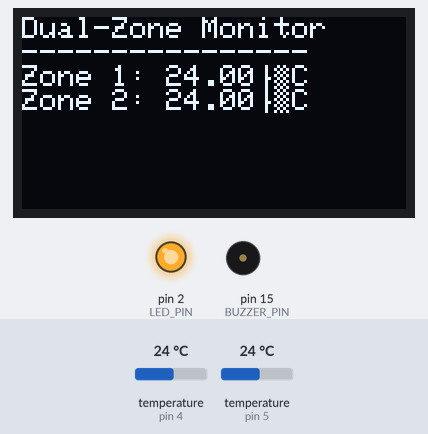
Simulated run of this sketch. Board: Arduino Uno, built with avr-gcc and run on an emulated ATmega328P. Parts: 128×64 one-colour display, output pins drawn as LEDs (lit = HIGH), buzzer (waves = sounding). Inputs (shaded band) come from the test bench; at power-on: temperature (sensors on pin 4, pin 5) 24 °C. What the sketch prints to the serial monitor is not drawn.

Above: at 3.2 s.
3.3 s: temperature (sensor on pin 4) set to 29.2 °C
At 7.2 s:
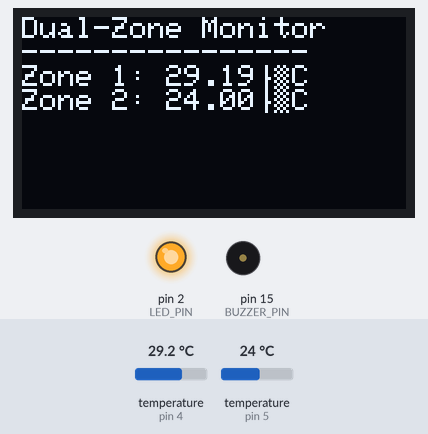
8.1 s: temperature (sensor on pin 4) set to 30.4 °C
At 11.4 s:
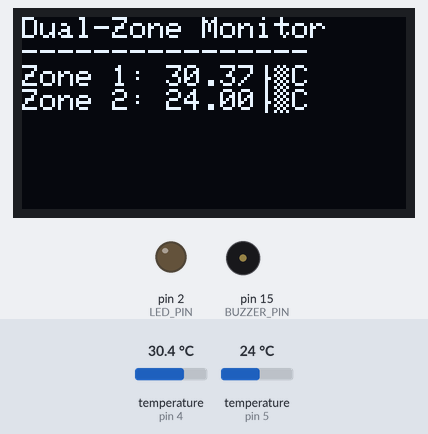
17.1 s: temperature (sensor on pin 5) set to 12 °C
At 20.72 s:
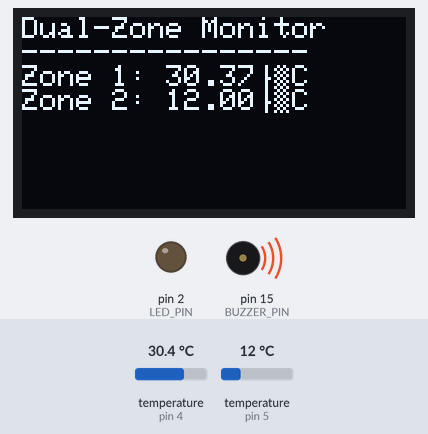
21.9 s: temperature (sensor on pin 5) set to 19 °C
At 25.3 s:
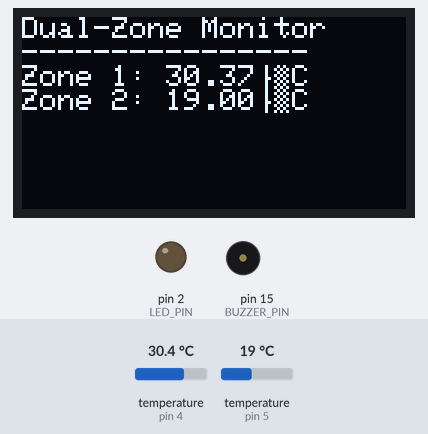
26.7 s: temperature (sensor on pin 4) set to 12 °C
At 28.8 s:
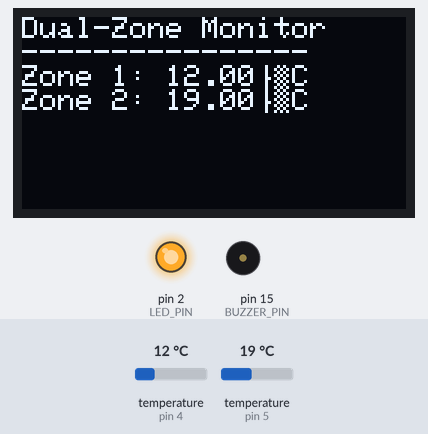
31.5 s: temperature (sensor on pin 5) set to 28 °C
At 35.1 s:
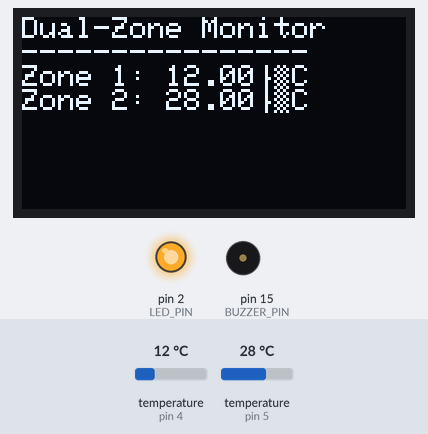
Timing chart, 0 to 36.6 s (numbered marks = the images above; inputs shaded):
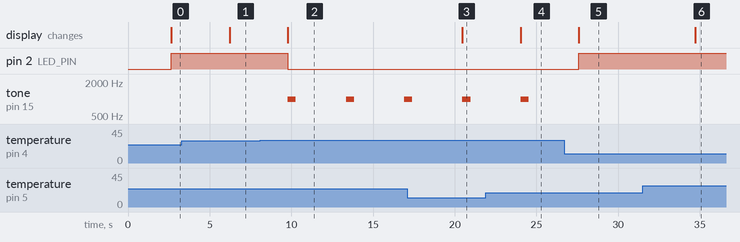

Measured:
- the behaviour switches between 30 and 30.1 °C on temperature (sensor on pin 4) (found by bisection; images 1 and 2)
- after the input at 3.3 s, the display: changes after 2.9 s (image 1)
- after the input at 8.1 s, pin 2 (LED_PIN): HIGH → LOW after 1.7 s; tone on pin 15 (BUZZER_PIN): alternates 1000 Hz for 0.50 s and silent for 3.1 s, starting after 1.7 s; the display: changes after 1.7 s (image 2)
- after the input at 17.1 s, the display: changes after 3.4 s (image 3)
- after the input at 21.9 s, the display: changes after 2.1 s (image 4)
- after the input at 26.7 s, pin 2 (LED_PIN): LOW → HIGH after 0.90 s; tone on pin 15 (BUZZER_PIN): stays silent (without the input it goes to 1000 Hz after 0.90 s); the display: changes after 0.90 s (image 5)
- after the input at 31.5 s, the display: changes after 3.2 s (image 6)

The sketch:

sketch.ino
```cpp
#include <OneWire.h>
#include <DallasTemperature.h>
#include <Adafruit_SSD1306.h>
#include <Wire.h>

// Pins
#define SENSOR1_PIN 4
#define SENSOR2_PIN 5
#define BUZZER_PIN 15
#define LED_PIN 2

// Display
Adafruit_SSD1306 display(128, 64, &Wire);

// Temperature sensors
OneWire oneWire1(SENSOR1_PIN);
OneWire oneWire2(SENSOR2_PIN);
DallasTemperature sensor1(&oneWire1);
DallasTemperature sensor2(&oneWire2);

void setup() {
  Serial.begin(115200);

  // Initialize I/O pins
  pinMode(BUZZER_PIN, OUTPUT);
  pinMode(LED_PIN, OUTPUT);

  // Initialize display
  if(!display.begin(SSD1306_SWITCHCAPVCC, 0x3C)) {
    Serial.println("OLED display failed!");
    while(1);
  }

  // Start temperature sensors
  sensor1.begin();
  sensor2.begin();

  // Show startup message
  display.clearDisplay();
  display.setTextSize(1);
  display.setTextColor(WHITE);
  display.setCursor(0,0);
  display.println("Dual-Zone Monitor");
  display.println("Initializing...");
  display.display();
  delay(1000);
}

void loop() {
  // Request temperatures
  sensor1.requestTemperatures();
  sensor2.requestTemperatures();

  // Read temperatures
  float temp1 = sensor1.getTempCByIndex(0);
  float temp2 = sensor2.getTempCByIndex(0);

  // Validate readings
  if(temp1 < -50 || temp1 > 125) temp1 = 0;
  if(temp2 < -50 || temp2 > 125) temp2 = 0;

  // Update display
  display.clearDisplay();
  display.setCursor(0,0);
  display.println("Dual-Zone Monitor");
  display.println("----------------");
  display.print("Zone 1: "); display.print(temp1); display.println("°C");
  display.print("Zone 2: "); display.print(temp2); display.println("°C");
  display.display();

  // Alert system
  if(temp1 > 30 || temp2 > 30) {
    digitalWrite(LED_PIN, LOW);
    tone(BUZZER_PIN, 1000, 500);
  } else {
    digitalWrite(LED_PIN, HIGH);
    noTone(BUZZER_PIN);
  }

  // Serial output for debugging
  Serial.print("Zone 1: "); Serial.print(temp1);
  Serial.print("°C\tZone 2: "); Serial.print(temp2); Serial.println("°C");

  delay(2000); // Update every 2 seconds
}
```
